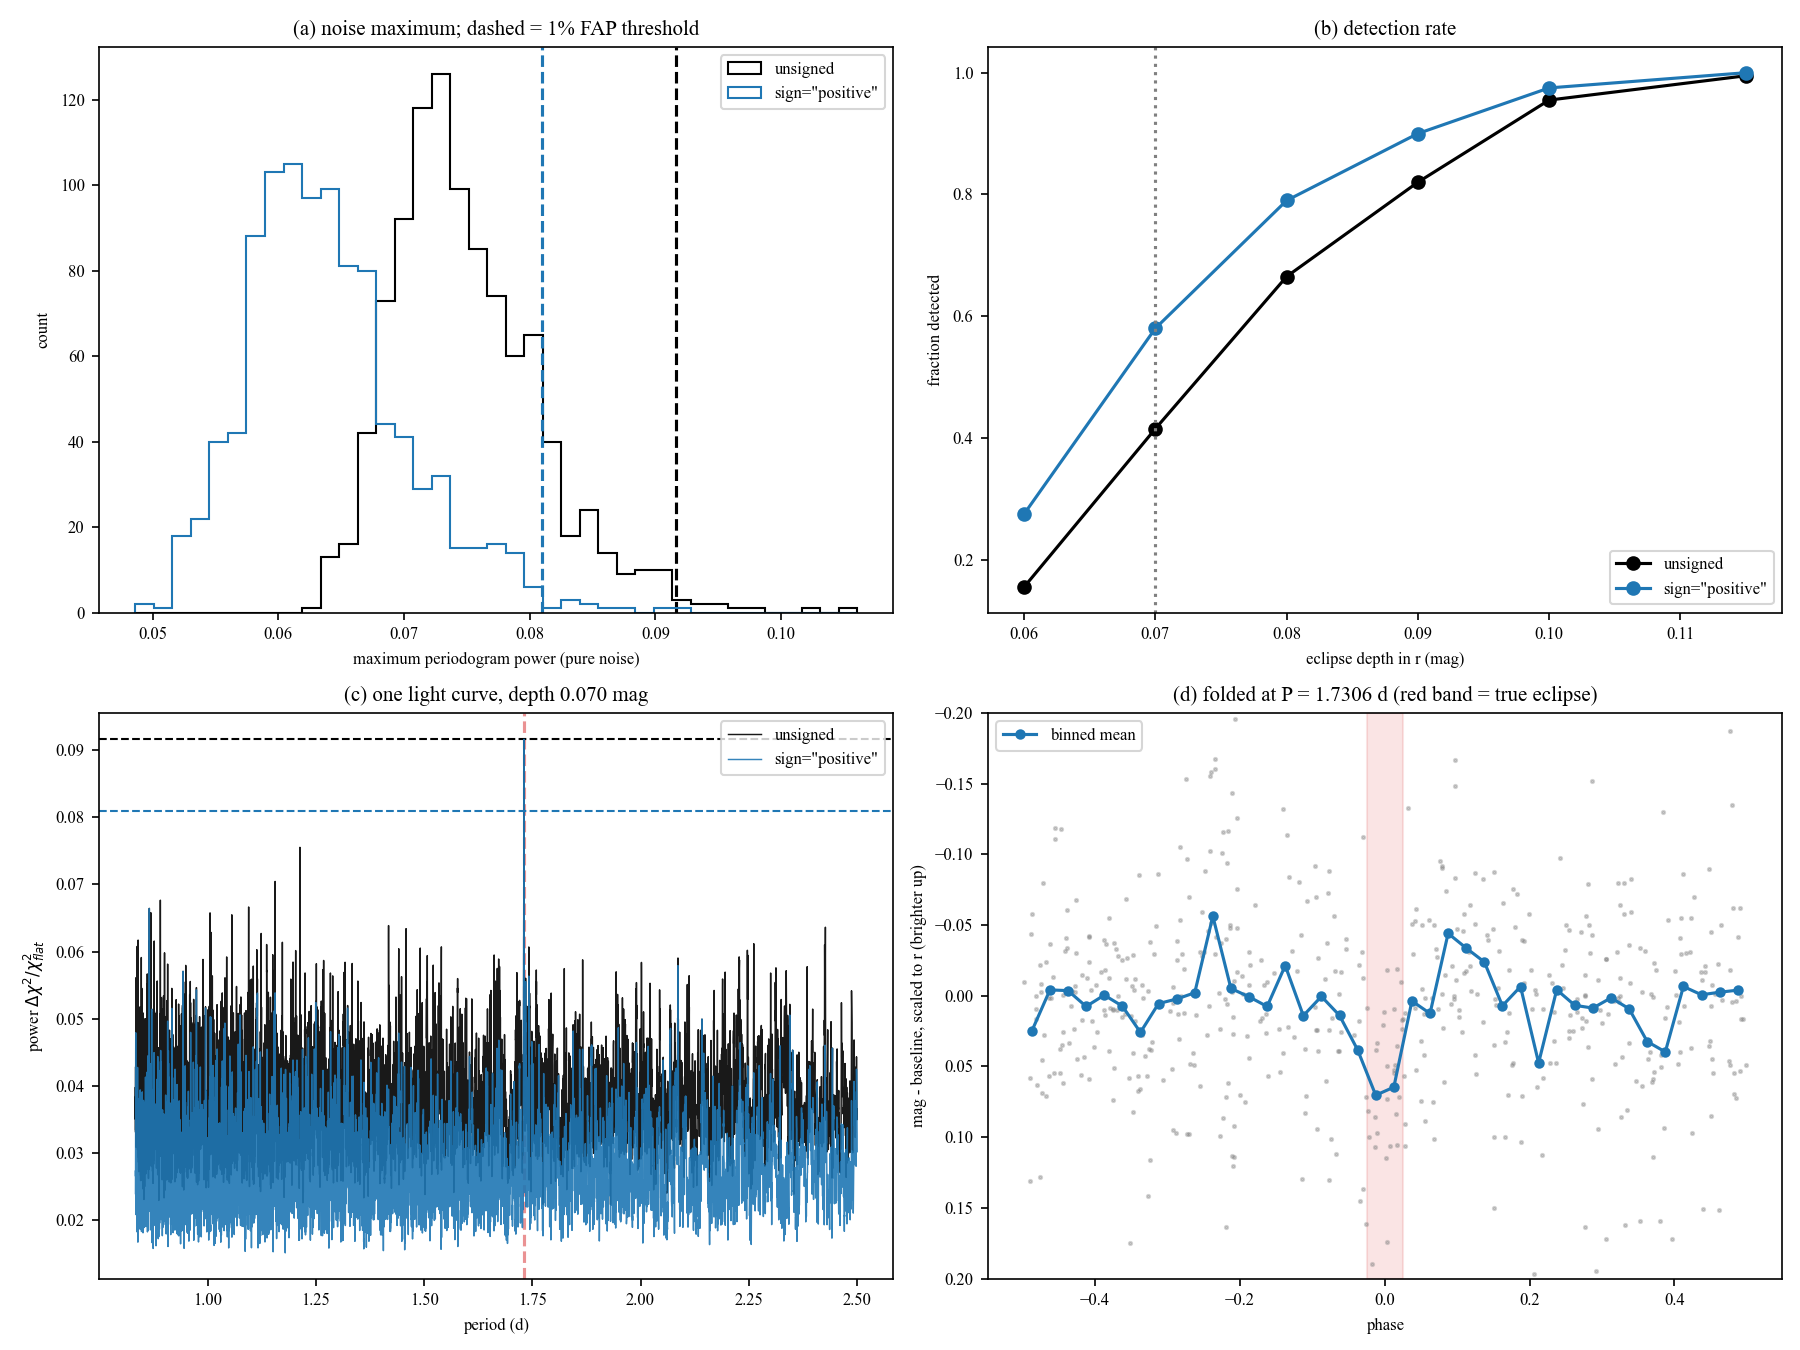

Write Python code to recreate this figure.
"""Eclipse detectable with sign="positive" but not with the unsigned search.

Detection = the peak power within 1% of the true frequency exceeds the 1% false-alarm
threshold, which is calibrated separately for each search mode as the 99th percentile
of the grid-maximum power over pure-noise light curves with the same sampling.
Because a signed search only has to beat noise of one sign, its threshold is lower;
there is a narrow range of eclipse depths that clears the signed but not the
unsigned threshold. Panels: (a) noise-maximum distributions and thresholds,
(b) detection fraction vs depth, (c) periodograms of one example light curve, (d) that light curve folded at the
signed search's best period and epoch (each band scaled to the r-band depth).
"""
from __future__ import annotations

import logging
import os
from pathlib import Path

import matplotlib
matplotlib.use("Agg")
matplotlib.rcParams["text.usetex"] = False
import matplotlib.pyplot as plt
import numpy as np
import numpy.typing as npt

from multiband_bls import gpu_available, multiband_eebls_fast, multiband_eebls_gpu_fast

logging.basicConfig(level=logging.INFO, format="%(message)s")
log = logging.getLogger("signed_detect")

Array = npt.NDArray[np.float64]
Bands = dict[str, tuple[Array, Array, Array]]
P_ECL, Q_ECL, SIGMA, BASE = 1.7305, 0.05, 0.05, 20.0
CHROM = {"u": 1.6, "g": 1.3, "r": 1.0, "i": 0.8, "z": 0.6, "y": 0.5}   # relative depths
NVIS = {"u": 40, "g": 60, "r": 120, "i": 120, "z": 100, "y": 100}
FREQS = np.arange(0.40, 1.20, 5e-5)
N_NOISE, N_TRIAL, FAP = 1000, 200, 0.01
DEPTHS = (0.060, 0.070, 0.080, 0.090, 0.100, 0.115)     # r-band depth (mag)
NT = os.cpu_count() or 1
OUT = Path(__file__).with_name("signed_detectability.png")


def make_bands(rng: np.random.Generator, depth: float) -> Bands:
    bands: Bands = {}
    for b, n in NVIS.items():
        t = np.sort(rng.uniform(0.0, 365.0, n))
        y = BASE + rng.normal(0.0, SIGMA, n)
        ph = ((t / P_ECL + 0.5) % 1.0) - 0.5
        y = y + depth * CHROM[b] * (np.abs(ph) < Q_ECL / 2)
        bands[b] = (t, y, np.full(n, SIGMA))
    return bands


def search(bands: Bands, sign: str) -> Array:
    if gpu_available():
        return multiband_eebls_gpu_fast(bands, FREQS, q_min=0.03, q_max=0.08, sign=sign,
                                        compute_n_bands_used=False).power
    return multiband_eebls_fast(bands, FREQS, q_min=0.03, q_max=0.08, sign=sign,
                                n_threads=NT).power


def peak_at_truth(power: Array) -> float:
    near = np.abs(FREQS - 1.0 / P_ECL) < 0.01 / P_ECL
    return float(power[near].max())


def main() -> None:
    rng = np.random.default_rng(11)
    noise = {"both": [], "positive": []}
    for _ in range(N_NOISE):
        b = make_bands(rng, 0.0)
        for s in noise:
            noise[s].append(search(b, s).max())
    thr = {s: float(np.quantile(v, 1 - FAP)) for s, v in noise.items()}
    log.info("1%% FAP thresholds: unsigned %.4f, positive %.4f", thr["both"], thr["positive"])

    frac = {s: [] for s in noise}
    example = None
    for d in DEPTHS:
        hit = {s: 0 for s in noise}
        for k in range(N_TRIAL):
            b = make_bands(rng, d)
            pk = {s: peak_at_truth(search(b, s)) for s in noise}
            ok = {s: pk[s] > thr[s] for s in noise}
            for s in noise:
                hit[s] += ok[s]
            if ok["positive"] and not ok["both"] and (
                    example is None or pk["positive"] - thr["positive"] > example[2]):
                example = (d, b, pk["positive"] - thr["positive"])
        for s in noise:
            frac[s].append(hit[s] / N_TRIAL)
        log.info("depth %.3f: detected unsigned %.2f  signed %.2f", d, frac["both"][-1],
                 frac["positive"][-1])
    if example is None:
        raise SystemExit("no example light curve found; adjust DEPTHS")

    fig, axs = plt.subplots(2, 2, figsize=(12, 9))
    ax = axs.ravel()
    bins = np.linspace(min(map(min, noise.values())), max(map(max, noise.values())), 40)
    for s, c, lab in (("both", "k", "unsigned"), ("positive", "tab:blue", 'sign="positive"')):
        ax[0].hist(noise[s], bins, histtype="step", color=c, label=lab)
        ax[0].axvline(thr[s], color=c, ls="--")
    ax[0].set_xlabel("maximum periodogram power (pure noise)"); ax[0].set_ylabel("count")
    ax[0].set_title("(a) noise maximum; dashed = 1% FAP threshold", fontsize=10)
    ax[0].legend(fontsize=8)
    for s, c, lab in (("both", "k", "unsigned"), ("positive", "tab:blue", 'sign="positive"')):
        ax[1].plot(DEPTHS, frac[s], "o-", color=c, label=lab)
    ax[1].set_xlabel("eclipse depth in r (mag)"); ax[1].set_ylabel("fraction detected")
    ax[1].axvline(example[0], color="gray", ls=":")
    ax[1].set_title("(b) detection rate", fontsize=10); ax[1].legend(fontsize=8)
    for s, c, lab in (("both", "k", "unsigned"), ("positive", "tab:blue", 'sign="positive"')):
        ax[2].plot(1 / FREQS, search(example[1], s), lw=0.7, color=c, label=lab, alpha=0.9)
        ax[2].axhline(thr[s], color=c, ls="--", lw=1)
    ax[2].axvline(P_ECL, color="tab:red", ls="--", lw=1.5, alpha=0.5, zorder=0)
    ax[2].set_xlabel("period (d)"); ax[2].set_ylabel(r"power $\Delta\chi^2/\chi^2_{flat}$")
    ax[2].set_title(f"(c) one light curve, depth {example[0]:.3f} mag", fontsize=10)
    ax[2].legend(fontsize=8)
    # (d) folded light curve at the signed search's best period / epoch
    res = (multiband_eebls_gpu_fast if gpu_available() else multiband_eebls_fast)(
        example[1], FREQS, q_min=0.03, q_max=0.08, sign="positive")
    P = res.best_period
    ph_all, dev_all = [], []
    for b, (t, y, _) in example[1].items():
        ph = ((t - res.best_t0) / P + 0.5) % 1.0 - 0.5
        dev = (y - np.median(y[np.abs(ph) > Q_ECL])) / CHROM[b]
        ph_all.append(ph); dev_all.append(dev)
        ax[3].plot(ph, dev, ".", ms=3, alpha=0.35, color="gray")
    ph_c, dev_c = np.concatenate(ph_all), np.concatenate(dev_all)
    edges = np.linspace(-0.5, 0.5, 41)
    idx = np.digitize(ph_c, edges) - 1
    mid = 0.5 * (edges[1:] + edges[:-1])
    mean = np.array([dev_c[idx == k].mean() if np.any(idx == k) else np.nan for k in range(40)])
    ax[3].plot(mid, mean, "o-", color="tab:blue", ms=4, label="binned mean")
    ax[3].axvspan(-Q_ECL / 2, Q_ECL / 2, color="tab:red", alpha=0.12, zorder=0)
    ax[3].set_ylim(0.2, -0.2); ax[3].set_xlabel("phase")
    ax[3].set_ylabel("mag - baseline, scaled to r (brighter up)")
    ax[3].set_title(f"(d) folded at P = {P:.4f} d (red band = true eclipse)", fontsize=10)
    ax[3].legend(fontsize=8)
    fig.tight_layout(); fig.savefig(OUT, dpi=150)
    log.info("saved %s", OUT)


if __name__ == "__main__":
    main()
